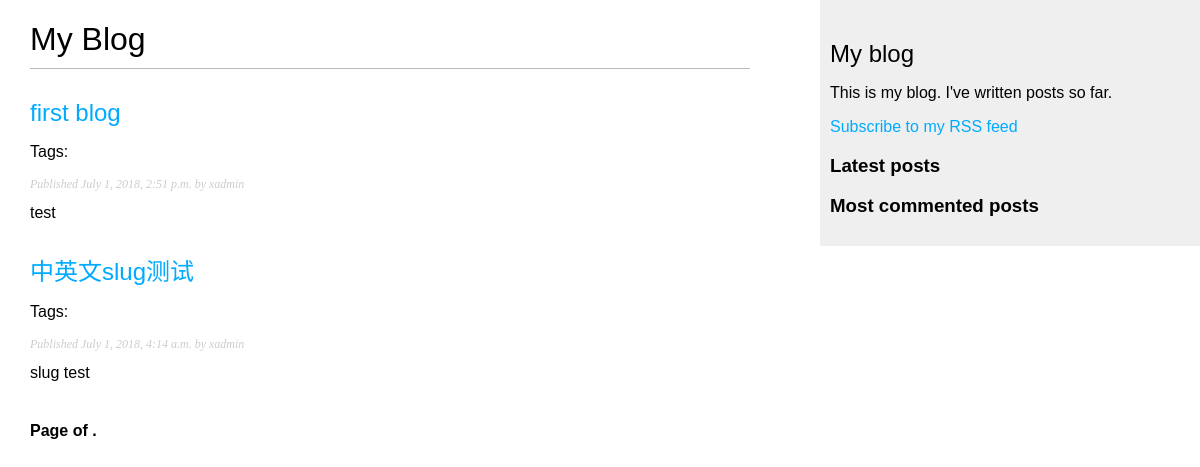
/blog/, run on an earlier commit of the app's database.
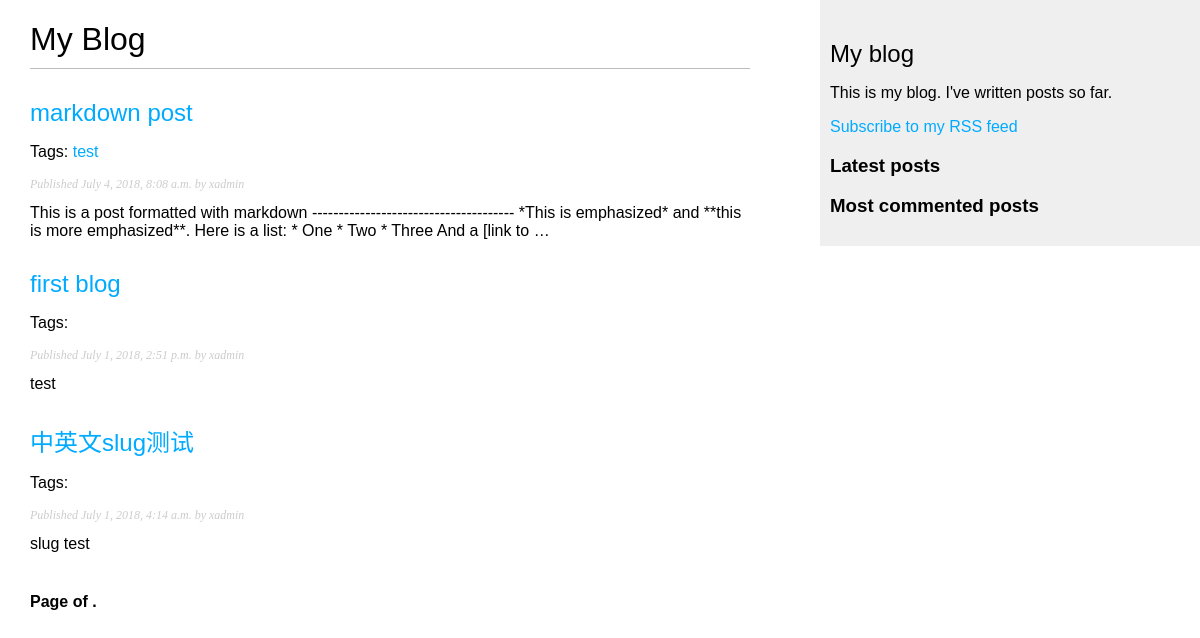
And on a later commit of the database.
### blog/models.py (models this page shows, shortened)
class Post(models.Model):
    STATUS_CHOICES = (
        ('draft', 'Draft'),
        ('published', 'Published'),
    )
    title = models.CharField(max_length=250)
    slug = models.SlugField(max_length=250,
                            unique_for_date='publish')
    author = models.ForeignKey(User,
                               on_delete=models.CASCADE,
                               related_name='blog_posts')
    body = models.TextField()
    publish = models.DateTimeField(default=timezone.now)
    created = models.DateTimeField(auto_now_add=True)
    updated = models.DateTimeField(auto_now=True)
    status = models.CharField(max_length=10,
                              choices=STATUS_CHOICES,
                              default='draft')
    objects = models.Manager()  # The default manager.
    published = PublishedManager()  # Our custom manager.
    tags = TaggableManager()
    class Meta:
        ordering = ('-publish',)
    def get_absolute_url(self):
        return reverse('blog:post_detail',
                       args=[self.publish.year,
                             self.publish.month,
                             self.publish.day,
                             self.slug])

### blog/views.py (the view)
# urls.py: path('', views.PostListView.as_view(), name='post_list'),
class PostListView(ListView):
    queryset = Post.published.all()
    context_object_name = 'posts'
    paginate_by = 3
    template_name = 'blog/post/list.html'

### blog/templates/blog/post/list.html (shortened to what this page needs)
{% extends "blog/base.html" %}
{% load blog_tags %}
{% block content %}
  <h1>My Blog</h1>
  {% for post in posts %}
    <h2>
      <a href="{{ post.get_absolute_url }}">
        {{ post.title }}
      </a>
    </h2>
    <p class="tags">
      Tags:
      {% for tag in post.tags.all %}
        <a href="{% url "blog:post_list_by_tag" tag.slug %}">
          {{ tag.name }}
        </a>
      {% endfor %}
    </p>
    <p class="date">
      Published {{ post.publish }} by {{ post.author }}
    </p>
    {{ post.body|markdown|truncatewords_html:30 }}
  {% endfor %}
  {% include "pagination.html" with page=posts %}
{% endblock %}

### blog/templates/blog/base.html (shortened to what this page needs)
{% load blog_tags %}
{% load static %}
<!DOCTYPE html>
<html>
<head>
    <link href="{% static "css/blog.css" %}" rel="stylesheet">
</head>
<body>
<div id="content">
    {% block content %}
    {% endblock %}
</div>
<div id="sidebar">
    <h2>My blog</h2>
    <p>This is my blog. I've written {% total_posts %} posts so far.</p>
    <p><a href="{% url "blog:post_feed" %}">Subscribe to my RSS feed</a></p>
    <h3>Latest posts</h3>
    <h3>Most commented posts</h3>
    {% get_most_commented_posts as most_commented_posts %}
</div>
</body>
</html>

### blog/templates/pagination.html (shortened to what this page needs)
<div class="pagination">
  <span class="step-links">
    <span class="current">
      Page {{ page.number }} of {{ page.paginator.num_pages }}.
    </span>
  </span>
</div>

### blog/static/css/blog.css (style rules this page uses)
body { margin:0; padding:0; font-family:helvetica, sans-serif; }
a { color:#00abff; text-decoration:none; }
h1 { font-weight:normal; border-bottom:1px solid #bbb; padding:0 0 10px 0; }
h2 { font-weight:normal; margin:30px 0 0; }
#content { float:left; width:60%; padding:0 0 0 30px; }
#sidebar { float:right; width:30%; padding:10px; background:#efefef; height:100%; }
p.date { color:#ccc; font-family: georgia, serif; font-size: 12px; font-style: italic; }
.pagination { margin:40px 0; font-weight:bold; }

What changed in the data, as far as the page shows it:
added Post: title "markdown post", publish "July 4, 2018, 8:08 a.m.", author "xadmin", body "This is a post formatted with markdown -------------------------------------- *This is emphasized* and **this is more emphasized**. Here is a list: * One * Two * Three And a [link to …"
added Tag: name "test"
